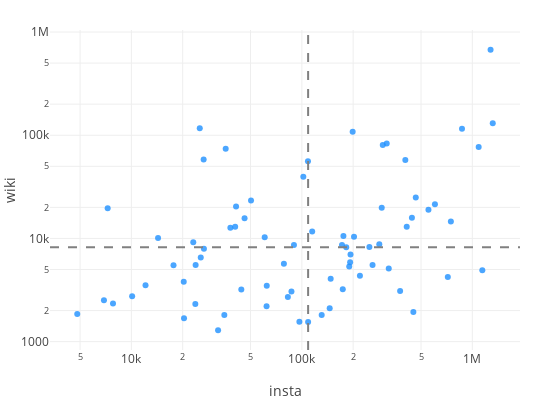

Notebook cell for this chart:
### Code cell
insta_wiki_scatter(city_data)

### Figure 1 — Plotly figure (JSON) as saved in the notebook; plotly's stock layout.template omitted (floating-point values rounded to 4 significant figures)
{"data": [{"hoverinfo": "text", "marker": {"color": "dodgerblue", "opacity": 0.8}, "mode": "markers", "name": "huge", "text": ["<i>Территория Петропавловская Крепость</i><br>Peter and Paul Fortr..., 100639<br>Saints Peter and Pau..., 29922", "<i>Дворцовая Набережная</i><br>Hermitage Museum, 333937<br>Winter Palace, 327275<br>Palace Embankment, 12261", "<i>Футбольная Аллея</i><br>Sibur Arena, 4742<br>Gazprom Arena, 179", "<i>Дворцовая Площадь</i><br>Palace Square, 36733<br>Alexander Column, 21834<br>General Staff Buildi..., 18192", "<i>Исаакиевская Площадь</i><br>Saint Isaac's Cathed..., 94056<br>Mariinsky Palace, 13902<br>Monument to Nicholas..., 7901", "<i>Проспект Добролюбова</i><br>Yubileyny Sports Pal..., 11302<br>Petrogradsky Distric..., 3313", "<i>Приморский Проспект</i><br>Datsan Gunzechoinei, 4233", "<i>Московский Проспект</i><br>Tekhnologichesky Ins..., 9632<br>Park Pobedy (Saint P..., 5068<br>Moskovskaya (Saint P..., 5041<br>Elektrosila (Saint P..., 1732", "<i>19-Я Линия В.O.</i><br>Vasilyevsky Island, 18980", "<i>Большая Морская Улица</i><br>Hotel Astoria (Saint..., 20050<br>Saint Petersburg Sta..., 4937", "<i>Проспект Энгельса</i><br>Prospekt Prosveschen..., 1941", "<i>Рюхина Улица</i><br>Krestovsky Island, 12565<br>Krestovsky Ostrov (S..., 3310", "<i>Набережная Адмиралтейского Канала</i><br>New Holland Island, 12981", "<i>Невский Проспект</i><br>Nevsky Prospect, 42388<br>Stroganov Palace, 15194", "<i>Каменноостровский Проспект</i><br>Petrogradskaya (Sain..., 3088", "<i>29 Линия Васильевского Острова</i><br>Erarta, 5120", "<i>Университетская Набережная</i><br>Kunstkamera, 33306<br>Imperial Academy of ..., 27593<br>Menshikov Palace (Sa..., 6869<br>Twelve Collegia, 6301<br>Zoological Museum of..., 5944", "<i>Театральная Площадь</i><br>Mariinsky Theatre, 57805<br>Saint Petersburg Con..., 22708", "<i>Набережная Реки Мойки</i><br>Herzen University, 10071<br>Moyka River, 7301<br>Esders and Scheefhaa..., 2501", "<i>Парк Александровский</i><br>Military Historical ..., 8800", "<i>Набережная Обводного Канала</i><br>Varshavsky railway s..., 4299<br>Baltiysky railway st..., 1237", "<i>Улица Профессора Попова</i><br>Saint Petersburg Bot..., 8283", "<i>Улица Александровский Парк</i><br>Leningrad Zoo, 4345", "<i>Биржевая Площадь</i><br>Old Saint Petersburg..., 10399", "<i>Петроградская Набережная</i><br>Russian cruiser Auro..., 108257", "<i>Проспект Юрия Гагарина</i><br>Saint Petersburg Spo..., 7007", "<i>Малая Морская Улица</i><br>Angleterre Hotel, 5897", "<i>Вознесенский Проспект</i><br>Lobanov-Rostovsky Pa..., 5345", "<i>Проспект Стачек</i><br>Avtovo (Saint Peters..., 8225", "<i>Улица Декабристов</i><br>Grand Choral Synagog..., 10584", "<i>Английская Набережная</i><br>English Embankment, 3213", "<i>Сенная Площадь</i><br>Sennaya Square, 8654", "<i>Улица Елагин Остров</i><br>Yelagin Island, 4077", "<i>Гороховая Улица</i><br>Red Bridge (Saint Pe..., 2103", "<i>Кузнецовская Улица</i><br>Moskovsky Victory Pa..., 1814", "<i>Дворцовый Мост</i><br>Palace Bridge, 11657", "<i>Улица Дыбенко</i><br>Ulitsa Dybenko (Sain..., 1554", "<i>Кронверкский Проспект</i><br>ITMO University, 31439<br>Saint Petersburg Mos..., 24676", "<i>Улица Петровский Остров</i><br>Petrovsky Stadium, 39564", "<i>Улица Коллонтай</i><br>Prospekt Bolshevikov..., 1558", "<i>Старо-Петергофский Проспект</i><br>Fontanka River, 8628", "<i>Площадь Стачек</i><br>Narvskaya, 3068", "<i>Набережная Лейтенанта Шмидта</i><br>Bolshaya Neva River, 2705", "<i>Троицкий Мост</i><br>Trinity Bridge, Sain..., 5702", "<i>21-Я Линия В.О.</i><br>Saint Petersburg Min..., 3484", "<i>Штурманская Улица</i><br>Moskovsky District, ..., 2202", "<i>1-Й Елагин Мост</i><br>Yelagin Palace, 10285", "<i>Площадь Ленина</i><br>Finland Station, 23383", "<i>Измайловский Проспект</i><br>Trinity Cathedral, S..., 15658", "<i>Улица Берег Невской Губы</i><br>Passenger Port of St..., 3206", "<i>Площадь Островского</i><br>National Library of ..., 20415", "<i>Петропавловская Улица</i><br>First Pavlov State M..., 13011", "<i>Набережная Зимней Канавки</i><br>Hermitage Theatre, 9918<br>Hermitage Bridge, 2804", "<i>Сенатская Площадь</i><br>Bronze Horseman, 74029", "<i>Большая Зеленина Улица</i><br>Chkalovskaya (Saint ..., 1815", "<i>Улица Канонерский Остров</i><br>Kanonersky Tunnel, 1290", "<i>Никольская Площадь</i><br>St. Nicholas Naval C..., 7929", "<i>Набережная Макарова</i><br>Neva River, 58092", "<i>Боткинская Улица</i><br>S.M. Kirov Military ..., 6536", "<i>Менделеевская Линия</i><br>Saint Petersburg Sta..., 116774", "<i>Литовская Улица</i><br>Saint Petersburg Sta..., 5539", "<i>Торфяная Дорога</i><br>Staraya Derevnya (Sa..., 2311", "<i>Дорога В Угольную Гавань</i><br>Big port Saint Peter..., 9169", "<i>Благовещенский Мост</i><br>Annunciation Bridge, 1682", "<i>Малый Проспект П.С.</i><br>Sportivnaya (Saint P..., 3814", "<i>1-Я Красноармейская Улица</i><br>Baltic State Technic..., 5485", "<i>Улица Ленсовета</i><br>Chesme Church, 10096", "<i>Адмиралтейский Проспект</i><br>Alexander Garden (Sa..., 3516", "<i>Улица Беринга</i><br>Vasileostrovsky Dist..., 2756", "<i>Улица Глинки</i><br>Potseluev Bridge, 2347", "<i>Адмиралтейский Проезд</i><br>Admiralty building, ..., 19611", "<i>Площадь Балтийского Вокзала</i><br>Baltiyskaya (Saint P..., 2524", "<i>Дорога На Турухтанные Oстрова</i><br>Kirovsky District, S..., 1855"], "textfont": {"color": "lightgrey", "size": 8}, "type": "scatter", "uid": "31eb6bfe-4291-11e9-a7bf-3c15c2cf2370", "x": [1317967, 1279749, 1144909, 1089650, 869931, 748574, 718221, 603454, 552927, 465902, 450905, 442256, 412328, 404666, 377080, 323413, 314756, 298348, 294145, 284651, 259886, 249001, 219102, 202340, 198639, 193003, 191971, 189636, 182109, 175327, 173840, 171957, 147616, 145658, 130741, 114969, 108844, 108593, 102004, 96730, 89876, 86907, 82781, 78469, 62244, 62083, 60553, 50331, 46121, 44149, 41114, 40621, 38077, 35744, 35095, 32260, 26641, 26543, 25518, 25184, 23818, 23720, 23074, 20361, 20284, 17665, 14335, 12103, 10102, 7800, 7259, 6903, 4813], "y": [130561, 673473, 4921, 76759, 115859, 14615, 4233, 21473, 18980, 24987, 1941, 15875, 12981, 57582, 3088, 5120, 83400, 80513, 19873, 8800, 5536, 8283, 4345, 10399, 108257, 7007, 5897, 5345, 8225, 10584, 3213, 8654, 4077, 2103, 1814, 11657, 1554, 56115, 39564, 1558, 8628, 3068, 2705, 5702, 3484, 2202, 10285, 23383, 15658, 3206, 20415, 13011, 12722, 74029, 1815, 1290, 7929, 58092, 6536, 116774, 5539, 2311, 9169, 1682, 3814, 5485, 10096, 3516, 2756, 2347, 19611, 2524, 1855]}], "layout": {"height": 400, "hovermode": "closest", "margin": {"b": 50, "l": 50, "r": 30, "t": 30}, "shapes": [{"line": {"color": "grey", "dash": "dash", "width": 2}, "type": "line", "x0": 108844, "x1": 108844, "xref": "x", "y0": 0, "y1": 1, "yref": "paper"}, {"line": {"color": "grey", "dash": "dash", "width": 2}, "type": "line", "x0": 0, "x1": 1, "xref": "paper", "y0": 8225, "y1": 8225, "yref": "y"}], "showlegend": false, "width": 550, "xaxis": {"title": "insta", "type": "log"}, "yaxis": {"title": "wiki", "type": "log"}}}
